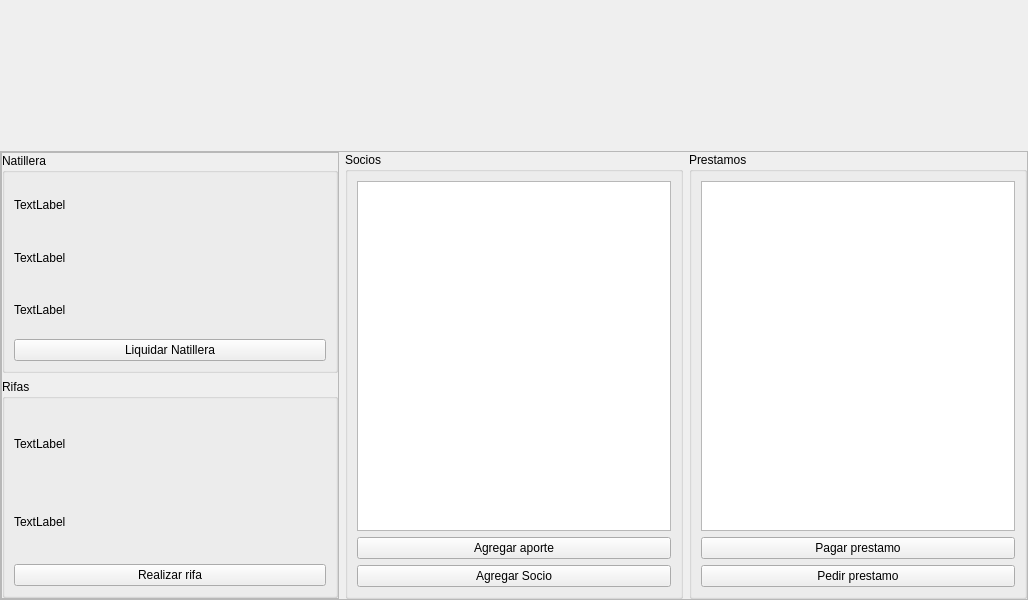
<?xml version="1.0" encoding="UTF-8"?>
<ui version="4.0">
 <class>MainWindow</class>
 <widget class="QMainWindow" name="MainWindow">
  <property name="geometry">
   <rect>
    <x>0</x>
    <y>0</y>
    <width>1028</width>
    <height>600</height>
   </rect>
  </property>
  <property name="windowTitle">
   <string>Natillera</string>
  </property>
  <widget class="QWidget" name="centralwidget">
   <layout class="QVBoxLayout" name="verticalLayout">
    <property name="spacing">
     <number>0</number>
    </property>
    <property name="leftMargin">
     <number>0</number>
    </property>
    <property name="topMargin">
     <number>0</number>
    </property>
    <property name="rightMargin">
     <number>0</number>
    </property>
    <property name="bottomMargin">
     <number>0</number>
    </property>
    <item>
     <widget class="QLabel" name="label_banner">
      <property name="sizePolicy">
       <sizepolicy hsizetype="Preferred" vsizetype="Fixed">
        <horstretch>0</horstretch>
        <verstretch>0</verstretch>
       </sizepolicy>
      </property>
      <property name="minimumSize">
       <size>
        <width>0</width>
        <height>151</height>
       </size>
      </property>
      <property name="text">
       <string/>
      </property>
      <property name="pixmap">
       <pixmap resource="resources.qrc">:/imgs/img/banner.jpg</pixmap>
      </property>
     </widget>
    </item>
    <item>
     <widget class="QFrame" name="frame">
      <property name="frameShape">
       <enum>QFrame::StyledPanel</enum>
      </property>
      <property name="frameShadow">
       <enum>QFrame::Raised</enum>
      </property>
      <layout class="QHBoxLayout" name="horizontalLayout">
       <property name="leftMargin">
        <number>0</number>
       </property>
       <property name="topMargin">
        <number>0</number>
       </property>
       <property name="rightMargin">
        <number>0</number>
       </property>
       <property name="bottomMargin">
        <number>0</number>
       </property>
       <item>
        <widget class="QFrame" name="frame_2">
         <property name="frameShape">
          <enum>QFrame::StyledPanel</enum>
         </property>
         <property name="frameShadow">
          <enum>QFrame::Raised</enum>
         </property>
         <layout class="QVBoxLayout" name="verticalLayout_2">
          <property name="leftMargin">
           <number>0</number>
          </property>
          <property name="topMargin">
           <number>0</number>
          </property>
          <property name="rightMargin">
           <number>0</number>
          </property>
          <property name="bottomMargin">
           <number>0</number>
          </property>
          <item>
           <widget class="QGroupBox" name="groupBox">
            <property name="sizePolicy">
             <sizepolicy hsizetype="Expanding" vsizetype="Preferred">
              <horstretch>0</horstretch>
              <verstretch>0</verstretch>
             </sizepolicy>
            </property>
            <property name="title">
             <string>Natillera</string>
            </property>
            <layout class="QVBoxLayout" name="verticalLayout_5">
             <item>
              <widget class="QLabel" name="label_3">
               <property name="text">
                <string>TextLabel</string>
               </property>
              </widget>
             </item>
             <item>
              <widget class="QLabel" name="label_4">
               <property name="text">
                <string>TextLabel</string>
               </property>
              </widget>
             </item>
             <item>
              <widget class="QLabel" name="label">
               <property name="text">
                <string>TextLabel</string>
               </property>
              </widget>
             </item>
             <item>
              <widget class="QPushButton" name="pbtn_liquidar_natillera">
               <property name="text">
                <string>Liquidar Natillera</string>
               </property>
              </widget>
             </item>
            </layout>
           </widget>
          </item>
          <item>
           <widget class="QGroupBox" name="groupBox_4">
            <property name="sizePolicy">
             <sizepolicy hsizetype="Expanding" vsizetype="Preferred">
              <horstretch>0</horstretch>
              <verstretch>0</verstretch>
             </sizepolicy>
            </property>
            <property name="title">
             <string>Rifas</string>
            </property>
            <layout class="QVBoxLayout" name="verticalLayout_6">
             <item>
              <widget class="QLabel" name="label_5">
               <property name="text">
                <string>TextLabel</string>
               </property>
              </widget>
             </item>
             <item>
              <widget class="QLabel" name="label_2">
               <property name="text">
                <string>TextLabel</string>
               </property>
              </widget>
             </item>
             <item>
              <widget class="QPushButton" name="pbtn_empezar_rifa">
               <property name="text">
                <string>Realizar rifa</string>
               </property>
              </widget>
             </item>
            </layout>
           </widget>
          </item>
         </layout>
        </widget>
       </item>
       <item>
        <widget class="QGroupBox" name="groupBox_2">
         <property name="title">
          <string>Socios</string>
         </property>
         <layout class="QVBoxLayout" name="verticalLayout_3">
          <item>
           <widget class="QListView" name="listview_socios">
            <property name="sizePolicy">
             <sizepolicy hsizetype="Expanding" vsizetype="Expanding">
              <horstretch>0</horstretch>
              <verstretch>0</verstretch>
             </sizepolicy>
            </property>
           </widget>
          </item>
          <item>
           <widget class="QPushButton" name="pbtn_agregar_aporte">
            <property name="text">
             <string>Agregar aporte</string>
            </property>
           </widget>
          </item>
          <item>
           <widget class="QPushButton" name="pbtn_agregar_socio">
            <property name="text">
             <string>Agregar Socio</string>
            </property>
           </widget>
          </item>
         </layout>
        </widget>
       </item>
       <item>
        <widget class="QGroupBox" name="groupBox_3">
         <property name="title">
          <string>Prestamos</string>
         </property>
         <layout class="QVBoxLayout" name="verticalLayout_4">
          <item>
           <widget class="QListView" name="listview_prestamos"/>
          </item>
          <item>
           <widget class="QPushButton" name="pbtn_pagar_prestamo">
            <property name="text">
             <string>Pagar prestamo</string>
            </property>
           </widget>
          </item>
          <item>
           <widget class="QPushButton" name="pbtn_pedir_prestamo">
            <property name="text">
             <string>Pedir prestamo</string>
            </property>
           </widget>
          </item>
         </layout>
        </widget>
       </item>
      </layout>
     </widget>
    </item>
   </layout>
  </widget>
 </widget>
 <resources>
  <include location="resources.qrc"/>
 </resources>
 <connections/>
</ui>
